Frame 1 (no input): blank canvas, image omitted
Frame 60 (the mouse pressed at the canvas centre just before this capture): blank canvas, image omitted
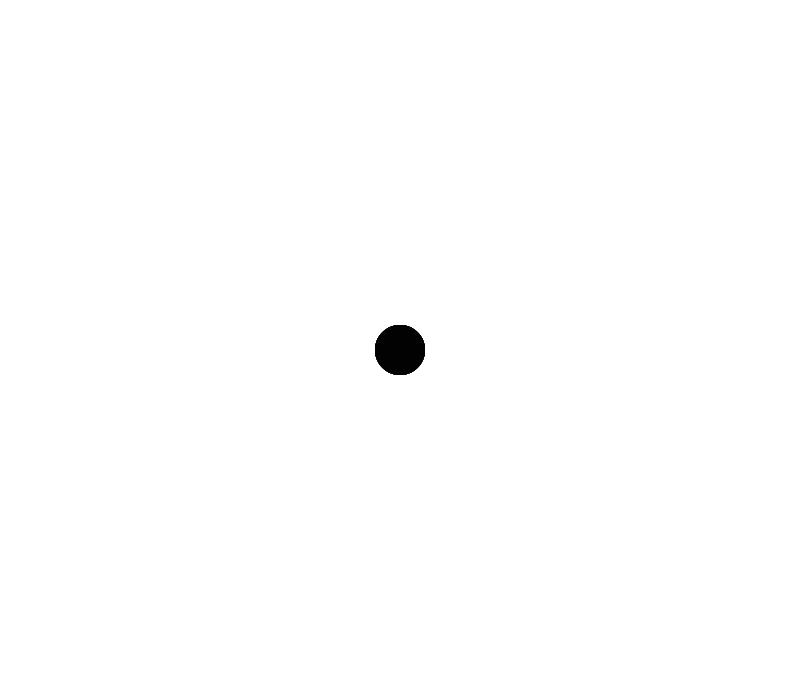
Frame 120 (the mouse held since frame 60 and released just before this capture)

The Processing sketch whose frames 1 and 60 were blank and that drew this single picture after the mouse press (run headless with seeded random() and noise(); from frame 60 on, the mouse is pressed at the canvas centre):

// Processing sketch: mouseTracker
// ── mouseTracker.pde
void setup() {
  size(800, 700);
  background(255);
  rectMode(CENTER);
  fill(0, 0, 0, 50);
  noStroke();
}

void draw() {
  if (mousePressed)
    ellipse(mouseX, mouseY, 50, 50);
  if (keyPressed)
  { 
    if (key=='1')
      fill(0, 0, 0, 50);
    if (key=='2')
      fill(255, 0, 0, 50);
    if (key=='3')
      fill(255, 100, 0, 50);
    if (key=='4')
      fill(255, 255, 0, 50);
    if (key=='5')
      fill(0, 255, 0, 50);
    if (key=='6')
      fill(0, 255, 255, 50);
    if (key=='7')
      fill(0, 0, 255, 50);
    if (key=='8')
      fill(255, 0, 255, 50);
    if (key=='9')
      fill(150, 0, 255, 50);
    if (key=='x')
      fill(255, 255, 255, 50);
    if (key==' ')
      background(255);
  }
}
